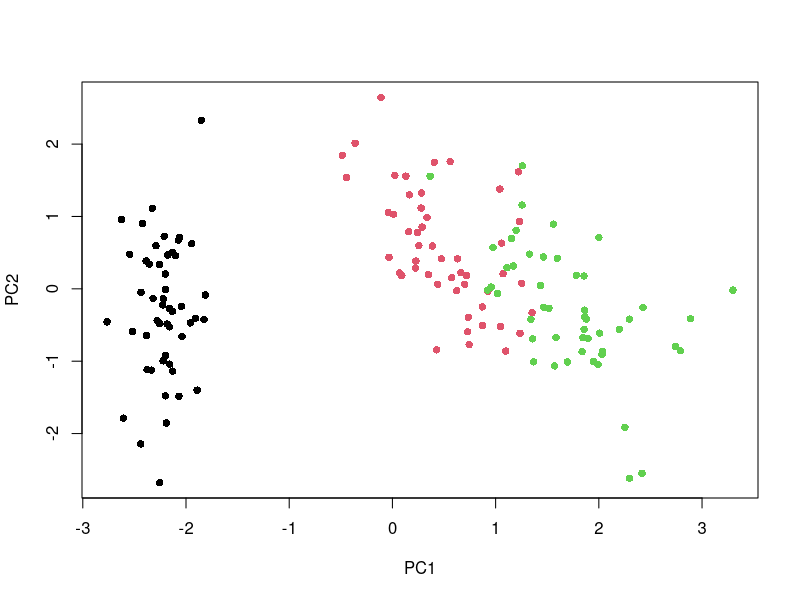

Here is the R script that generated this plot:
result <- prcomp(iris[,-5], scale = T)
summary(result)
data_PC1_2 <- result$x[,1:2]
plot(data_PC1_2, col = iris[,5], pch = 16)
